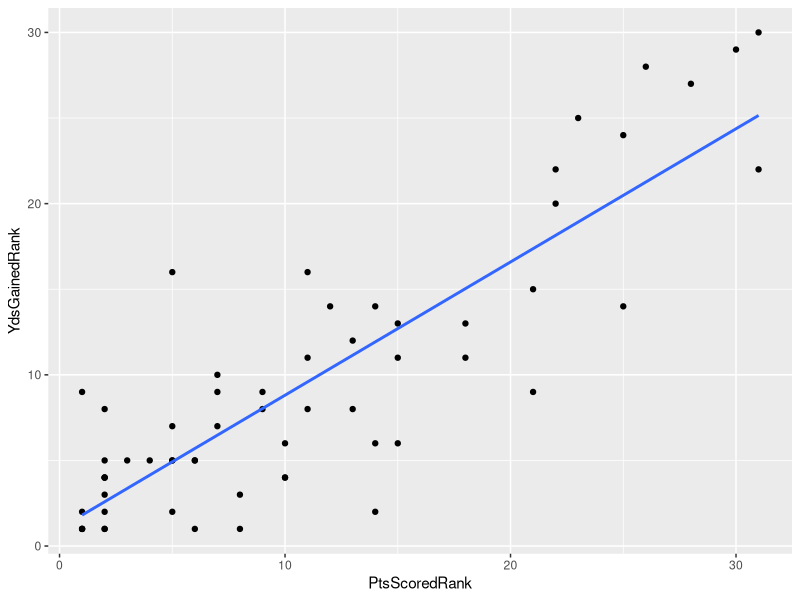
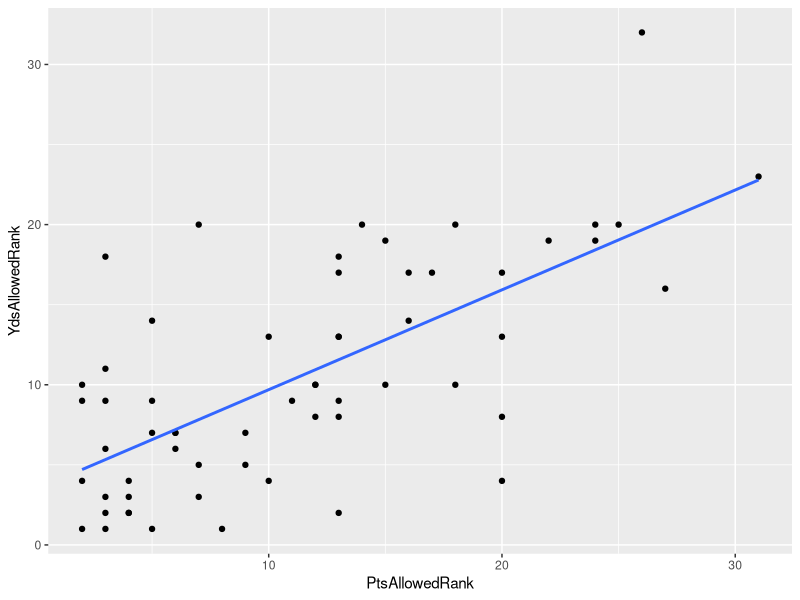
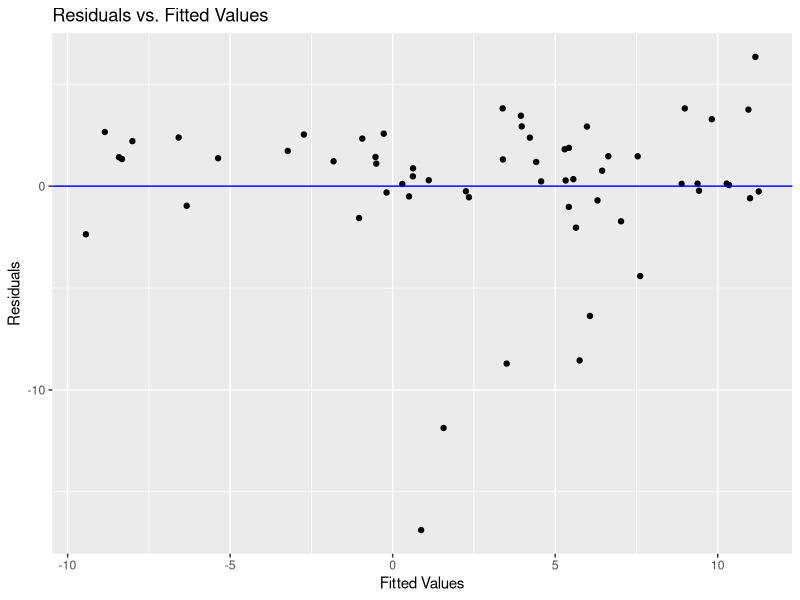
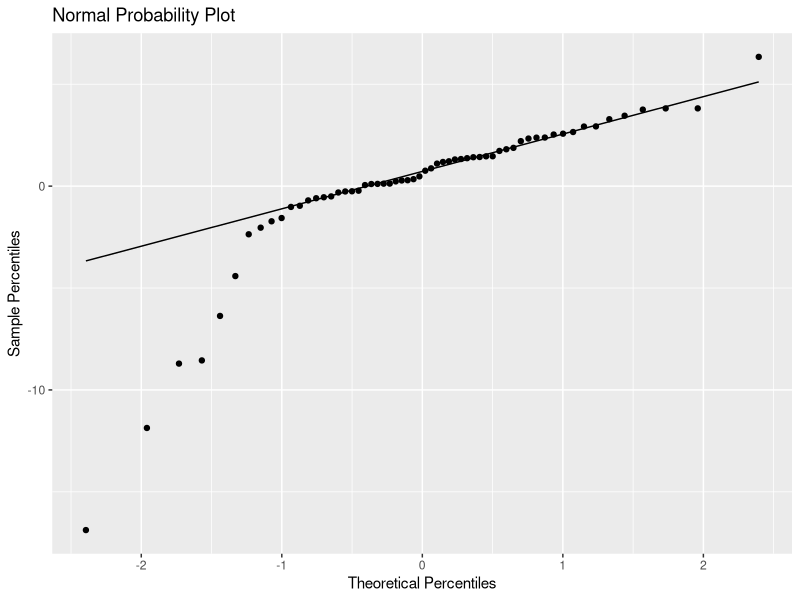

Source code (R) for these figures, in order:
## ---- chunk 1
knitr::opts_chunk$set(echo = TRUE)

library(tidyverse)
library(car)
library(psych)
library(leaps)
## ---- chunk 2
# load data
data <- read.csv('./dallas_cowboys_season_data.csv')
mydata <- data[c("MoV", "PtsScoredRank", "PtsAllowedRank",
                 "YdsGainedRank", "YdsAllowedRank")]

# center the predictors
mydata <- mydata %>%
          mutate(PtsScoredRank.c = PtsScoredRank - mean(PtsScoredRank),
                 PtsAllowedRank.c = PtsAllowedRank - mean(PtsAllowedRank),
                 YdsGainedRank.c = YdsGainedRank - mean(YdsGainedRank),
                 YdsAllowedRank.c = YdsAllowedRank - mean(YdsAllowedRank))

# fit the regression model with centered predictors
reg <- lm(MoV ~ PtsScoredRank.c + PtsAllowedRank.c + YdsAllowedRank.c +
                PtsAllowedRank.c * YdsAllowedRank.c, mydata)

summary(reg)
## ---- chunk 3
# create a new observation to predict MoV for ranking first in all 4 categories
rankedFirst <- data.frame(PtsScoredRank.c = 1 - mean(mydata$PtsScoredRank),
                         PtsAllowedRank.c = 1 - mean(mydata$PtsAllowedRank),
                         YdsGainedRank.c = 1 - mean(mydata$YdsGainedRank),
                         YdsAllowedRank.c = 1 - mean(mydata$YdsAllowedRank))

# calculate the corresponding prediction
predict(reg, rankedFirst, interval = "prediction")


# create a new observation to predict mean MoV for ranking last in all 4 categories
rankedLast <- data.frame(PtsScoredRank.c = 32 - mean(mydata$PtsScoredRank),
                      PtsAllowedRank.c = 32 - mean(mydata$PtsAllowedRank),
                      YdsGainedRank.c = 32 - mean(mydata$YdsGainedRank),
                      YdsAllowedRank.c = 32 - mean(mydata$YdsAllowedRank))

# calculate the corresponding prediction
predict(reg, rankedLast, interval = "confidence")

# relationship and correlation between points scored and yards gained
ggplot(mydata, aes(x = PtsScoredRank, y = YdsGainedRank)) +
  geom_point() +
  geom_smooth(method = lm, se = FALSE)

cor(mydata$PtsScoredRank, mydata$YdsGainedRank)

# relationship and correlation between points allowed and yards allowed
ggplot(mydata, aes(x = PtsAllowedRank, y = YdsAllowedRank)) +
  geom_point() +
  geom_smooth(method = lm, se = FALSE)

cor(mydata$PtsAllowedRank, mydata$YdsAllowedRank)
## ---- chunk 4
# residuals vs. fitted values
mydata$resids <- residuals(reg)
mydata$predicted <- predict(reg)
ggplot(mydata, aes(x = predicted, y = resids)) +
       geom_point() +
       geom_hline(yintercept = 0, color = "blue") +
       labs(title ="Residuals vs. Fitted Values",
            x = "Fitted Values",
            y = "Residuals")
## ---- chunk 5
# normal probability plot
ggplot(mydata, aes(sample = resids)) +
       stat_qq() +
       stat_qq_line() +
       labs(title = "Normal Probability Plot",
            x = "Theoretical Percentiles",
            y = "Sample Percentiles")
## ---- chunk 6
# check for multicollinearity
vif(reg)
